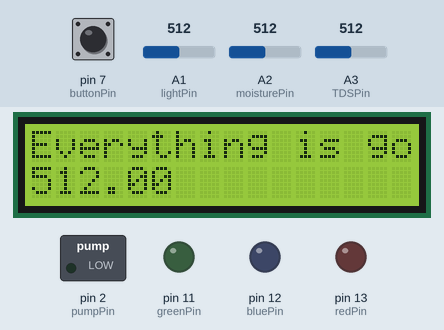
A sketch run on a simulated Arduino Uno, built with avr-gcc and run on an emulated ATmega328P. Shown: 16×2 character LCD, switched loads named in the sketch (green lamp = pin HIGH), output pins drawn as LEDs (lit = HIGH). Dashed ring = blinking. The test bench sets the inputs (shaded band); at power-on: A2 (moisturePin) = 512, pin 7 (buttonPin) LOW, A1 (lightPin) = 512, A3 (TDSPin) = 512.

Above: at 2.2 s.
2.3 s: A2 (moisturePin) set to 316
At 3.2 s:
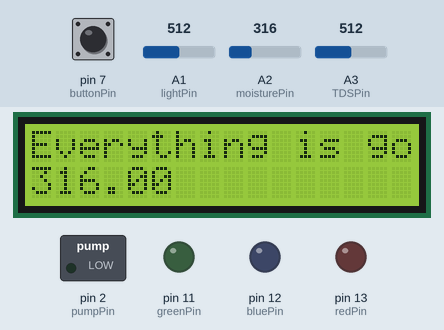
4.2 s: A2 (moisturePin) set to 283
At 5.3 s:
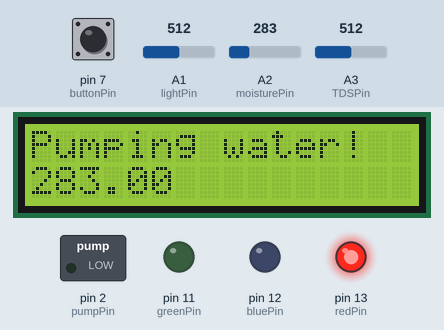
5.8 s: pin 7 (buttonPin) pulled HIGH for 3.2 s
At 6.4 s:
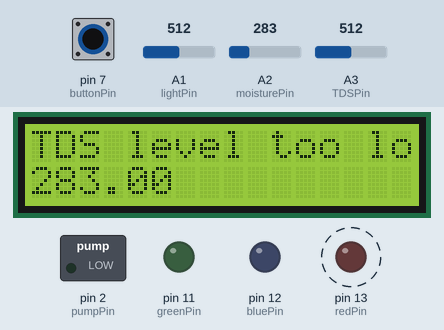
10.5 s: A1 (lightPin) set to 110
12.0 s: A1 (lightPin) set to 89
At 12.9 s:
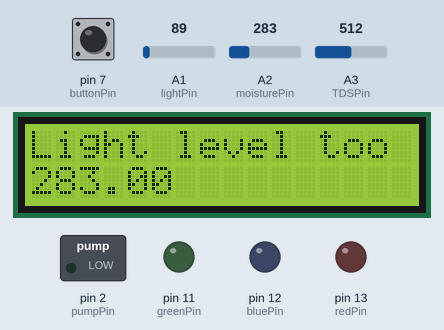
13.9 s: A3 (TDSPin) set to 1023
At 15.1 s:
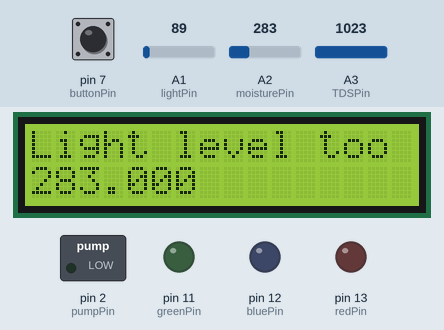
Timing chart, 0 to 16.5 s (numbered marks = the images above; inputs shaded):
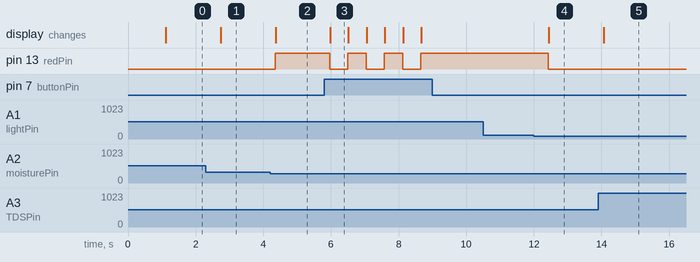

Measured:
- the behaviour switches between 300 and 299 on A2 (moisturePin) (found by bisection; images 1 and 2)
- the behaviour switches between 100 and 99 on A1 (lightPin) (found by bisection; images 3 and 4)
- after the input at 2.3 s, the display: changes after 0.44 s (image 1)
- after the input at 4.2 s, pin 13 (redPin): LOW → HIGH after 0.15 s; the display: changes after 0.16 s (image 2)
- after the input at 5.8 s, pin 13 (redPin): alternates HIGH for 0.54 s and LOW for 0.54 s, 6 changes in all, then stays HIGH, starting after 0.16 s; the display: changes after 0.18 s (image 3)
- after the input at 12.0 s, pin 13 (redPin): HIGH → LOW after 0.42 s; the display: changes after 0.44 s (image 4)
- after the input at 13.9 s, the display: changes after 0.17 s (image 5)

The sketch:

smart_greenhouse.ino
```cpp
#include <LiquidCrystal_I2C.h>
LiquidCrystal_I2C lcd_1(0x20, 16, 2);

// Inputs
int buttonPin = 7; // switch between 2 modes: blueberry and spinach
int lightPin = A1;
int TDSPin = A3;
int moisturePin = A2;

// Outputs
int redPin = 13;
int greenPin = 11;
int bluePin = 12;
int pumpPin = 2;

// Blueberry and spinach modes
int mode = 0; // 0 for blueberry (default), 1 for spinach
int lightLimit[] = {100, 200};
int TDSRange[][2] = {{500, 1000}, {600, 1100}};
int moistureLimit[] = {300, 400};

void setup() {
    lcd_1.init();
    lcd_1.setBacklight(1);
    lcd_1.print("Starting...");

    pinMode(buttonPin, INPUT);
    pinMode(lightPin, INPUT);
    pinMode(TDSPin, INPUT);
    pinMode(moisturePin, INPUT);

    pinMode(redPin, OUTPUT);
    pinMode(greenPin, OUTPUT);
    pinMode(bluePin, OUTPUT);
    pinMode(pumpPin, OUTPUT);

    delay(1000);
}

void loop() {
    lcd_1.clear();
    // Toggle mode if button is pressed
    if (digitalRead(buttonPin) == HIGH) {
        if (mode == 0) mode = 1;
        else mode = 0;
    }

    float lightLevel = analogRead(lightPin);
    float TDSLevel = analogRead(TDSPin);
    float moistureLevel = analogRead(moisturePin);

    // Not sure how may rows we can fit into the LCD, we'll have to test it

    // The LCD's first row is reserved for the status message
    // Other LCD output:
    lcd_1.setCursor(0, 1);
    lcd_1.print(lightLevel);
    lcd_1.setCursor(0, 2);
    lcd_1.print(TDSLevel);
    lcd_1.setCursor(0, 3);
    lcd_1.print(moistureLevel);

    // Smart greenhouse logic tree
    if (lightLevel < lightLimit[mode]) { // Low light
        setLED(255, 255, 0); // yellow
        lcd_1.setCursor(0, 0);
        lcd_1.print("Light level too low!");
    }
    else { // Proper light
        if (TDSLevel < TDSRange[mode][0]) { // Low TDS
            setLED(255, 165, 0); // orange
            lcd_1.setCursor(0, 0);
            lcd_1.print("TDS level too low!");
        }
        else if (TDSLevel > TDSRange[mode][1]) { // High TDS
            setLED(255, 0, 0); // red
            lcd_1.setCursor(0, 0);
            lcd_1.print("TDS level too high!");
        }
        else { // Proper TDS
            if (moistureLevel < moistureLimit[mode]) { // Low moisture
                analogWrite(pumpPin, 100); // activate pump
                setLED(0, 0, 255); // blue
                lcd_1.setCursor(0, 0);
                lcd_1.print("Pumping water!");
            }
            else { // Everything is good
                analogWrite(pumpPin, 0); // deactivate pump
                setLED(0, 255, 0); // green
                lcd_1.setCursor(0, 0);
                lcd_1.print("Everything is good!");
            }
        }
    }

    // Delay?
    delay(500);
}

void setLED(int red, int green, int blue) {
    analogWrite(redPin, red);
    analogWrite(redPin, green);
    analogWrite(redPin, blue);
}
```
